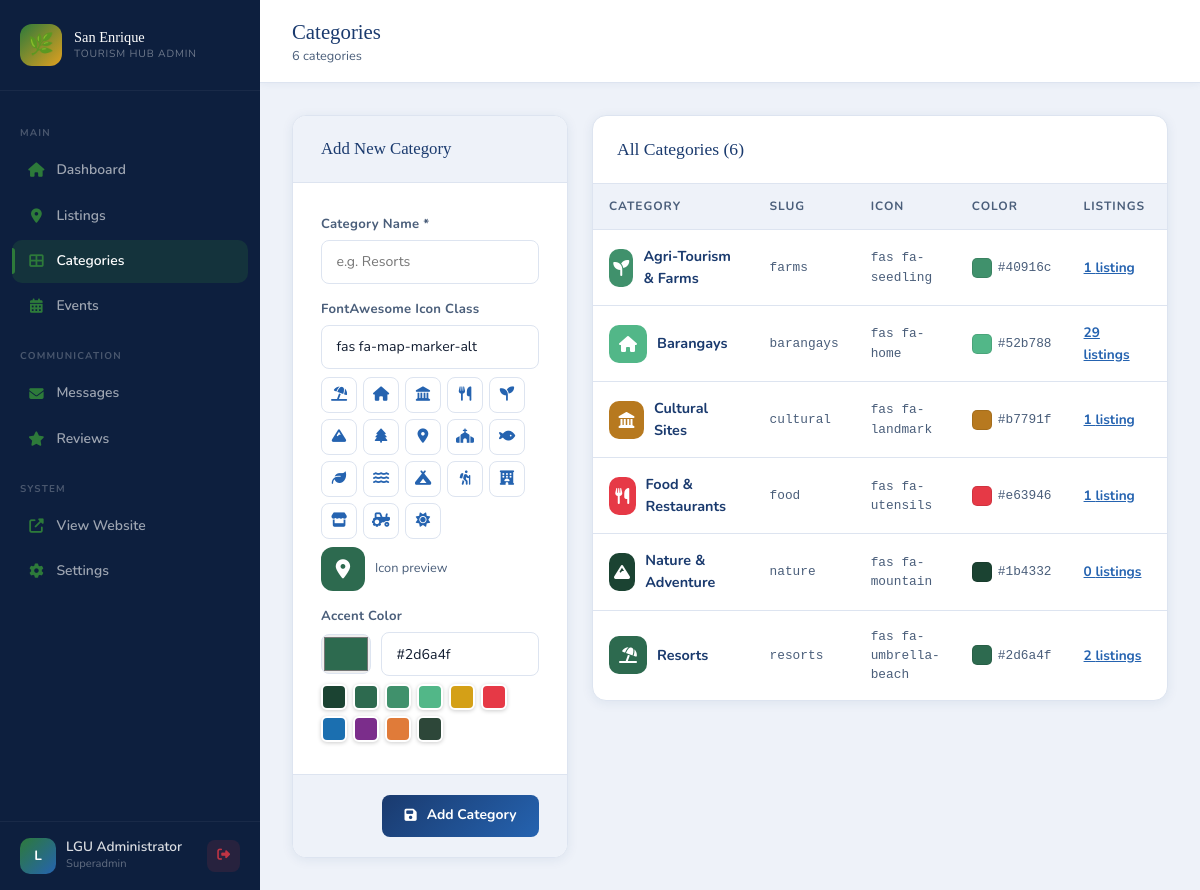
The app's page /admin/categories.php (signed in) with its own data.
### tables this page shows
CREATE TABLE IF NOT EXISTS categories (
    id INT AUTO_INCREMENT PRIMARY KEY,
    name VARCHAR(100) NOT NULL,
    slug VARCHAR(100) NOT NULL UNIQUE,
    icon VARCHAR(50) DEFAULT 'fas fa-map-marker-alt',
    color VARCHAR(20) DEFAULT '#2d6a4f',
    created_at TIMESTAMP DEFAULT CURRENT_TIMESTAMP
);

### includes/auth.php (called while the page is built, shortened)
<?php
function currentAdmin()
{
    return [
        'id' => $_SESSION['admin_id'] ?? null,
        'name' => $_SESSION['admin_name'] ?? '',
        'role' => $_SESSION['admin_role'] ?? '',
        'username' => $_SESSION['admin_username'] ?? ''
    ];
}
?>

### admin/categories.php (the view, shortened to what this page needs)
<?php
$admin = currentAdmin();
$db = getDB();
$editCat = null;
$categories = $db->query("SELECT c.*, COUNT(l.id) as listing_count FROM categories c LEFT JOIN listings l ON c.id=l.category_id GROUP BY c.id ORDER BY c.name")->fetch_all(MYSQLI_ASSOC);
$iconSuggestions = [
  'fas fa-umbrella-beach',
  'fas fa-home',
  'fas fa-landmark',
  'fas fa-utensils',
  'fas fa-seedling',
  'fas fa-mountain',
  'fas fa-tree',
  'fas fa-map-marker-alt',
  'fas fa-church',
  'fas fa-fish',
  'fas fa-leaf',
  'fas fa-water',
  'fas fa-campground',
  'fas fa-hiking',
  'fas fa-hotel',
  'fas fa-store',
  'fas fa-tractor',
  'fas fa-sun'
];
?>
<!DOCTYPE html>
<html lang="en">
<head>
  <link rel="stylesheet" href="https://cdnjs.cloudflare.com/ajax/libs/font-awesome/6.4.0/css/all.min.css">
  <link href="https://cdn.jsdelivr.net/npm/bootstrap@5.3.0/dist/css/bootstrap.min.css" rel="stylesheet">
  <link rel="stylesheet" href="../assets/css/admin.css">
</head>
<body>
  <aside class="admin-sidebar" id="adminSidebar">
    <div class="sidebar-brand">
      <div class="brand-logo">🌿</div>
      <div>
        <div class="brand-text">San Enrique</div>
        <div class="brand-sub">Tourism Hub Admin</div>
      </div>
    </div>
    <nav class="sidebar-nav">
      <div class="nav-section-label">Main</div>
      <a href="dashboard.php" class="admin-nav-link"><i class="fas fa-home"></i> Dashboard</a>
      <a href="listings.php" class="admin-nav-link"><i class="fas fa-map-marker-alt"></i> Listings</a>
      <a href="categories.php" class="admin-nav-link active"><i class="fas fa-th-large"></i> Categories</a>
      <a href="events.php" class="admin-nav-link"><i class="fas fa-calendar-alt"></i> Events</a>
      <div class="nav-section-label">Communication</div>
      <a href="messages.php" class="admin-nav-link">
        <i class="fas fa-envelope"></i> Messages
      </a>
      <a href="reviews.php" class="admin-nav-link"><i class="fas fa-star"></i> Reviews</a>
      <div class="nav-section-label">System</div>
      <a href="../index.php" target="_blank" class="admin-nav-link"><i class="fas fa-external-link-alt"></i> View
        Website</a>
      <a href="settings.php" class="admin-nav-link"><i class="fas fa-cog"></i> Settings</a>
    </nav>
    <div class="sidebar-footer">
      <div class="sidebar-user">
        <div class="user-avatar"><?= strtoupper(substr($admin['name'], 0, 1)) ?></div>
        <div>
          <div class="user-name"><?= htmlspecialchars($admin['name']) ?></div>
          <div class="user-role"><?= ucfirst($admin['role']) ?></div>
        </div>
        <a href="logout.php" class="btn-logout"><i class="fas fa-sign-out-alt"></i></a>
      </div>
    </div>
  </aside>
  <div class="admin-content">
    <div class="admin-topbar">
      <div>
        <span class="topbar-title">Categories</span>
        <div class="topbar-breadcrumb"><?= count($categories) ?> categories</div>
      </div>
    </div>
    <div class="admin-main">
      <div class="row g-4">
        <div class="col-lg-4">
          <div class="admin-form-card">
            <div class="admin-form-header">
              <div style="font-family:'Playfair Display',serif;font-size:1.05rem;color:var(--primary);">
                <?= $editCat ? 'Edit Category' : 'Add New Category' ?>
              </div>
            </div>
            <form method="POST" action="categories.php">
              <div class="admin-form-body" style="display:flex;flex-direction:column;gap:1rem;">
                <div>
                  <label class="admin-label">Category Name *</label>
                  <input type="text" name="name" class="admin-input" required
                    value="<?= htmlspecialchars($editCat['name'] ?? '') ?>" placeholder="e.g. Resorts">
                </div>
                <div>
                  <label class="admin-label">FontAwesome Icon Class</label>
                  <input type="text" name="icon" id="iconInput" class="admin-input"
                    value="<?= htmlspecialchars($editCat['icon'] ?? 'fas fa-map-marker-alt') ?>"
                    placeholder="fas fa-umbrella-beach">
                  <div style="display:flex;flex-wrap:wrap;gap:6px;margin-top:8px;">
                    <?php foreach ($iconSuggestions as $ico): ?>
                      <button type="button" onclick="setIcon('<?= $ico ?>')" title="<?= $ico ?>"
                        style="width:36px;height:36px;border-radius:8px;border:1.5px solid var(--border);background:white;cursor:pointer;font-size:0.9rem;color:var(--primary-mid);transition:all 0.2s;"
                        onmouseover="this.style.borderColor='var(--accent)';this.style.background='var(--accent-pale)'"
                        onmouseout="this.style.borderColor='var(--border)';this.style.background='white'">
                        <i class="<?= $ico ?>"></i>
                      </button>
                    <?php endforeach; ?>
                  </div>
                  <div style="margin-top:8px;display:flex;align-items:center;gap:10px;">
                    <div id="iconPreview"
                      style="width:44px;height:44px;border-radius:12px;background:var(--primary);display:flex;align-items:center;justify-content:center;color:white;font-size:1.2rem;">
                      <i class="<?= htmlspecialchars($editCat['icon'] ?? 'fas fa-map-marker-alt') ?>"
                        id="previewIcon"></i>
                    </div>
                    <span style="font-size:0.8rem;color:var(--text-muted);">Icon preview</span>
                  </div>
                </div>
                <div>
                  <label class="admin-label">Accent Color</label>
                  <div style="display:flex;align-items:center;gap:10px;">
                    <input type="color" name="color" id="colorPicker"
                      value="<?= htmlspecialchars($editCat['color'] ?? '#2d6a4f') ?>"
                      style="width:50px;height:40px;border:1.5px solid var(--border);border-radius:8px;cursor:pointer;padding:2px;">
                    <input type="text" id="colorText" class="admin-input" style="flex:1;"
                      value="<?= htmlspecialchars($editCat['color'] ?? '#2d6a4f') ?>" placeholder="#2d6a4f"
                      oninput="syncColor(this.value)">
                  </div>
                  <div style="display:flex;gap:6px;margin-top:8px;flex-wrap:wrap;">
                    <?php foreach (['#1b4332', '#2d6a4f', '#40916c', '#52b788', '#d4a017', '#e63946', '#1b6fb0', '#7b2d8b', '#e07b39', '#2d4739'] as $c): ?>
                      <button type="button" onclick="setColor('<?= $c ?>')"
                        style="width:26px;height:26px;border-radius:6px;background:<?= $c ?>;border:2px solid white;cursor:pointer;box-shadow:0 1px 4px rgba(0,0,0,0.2);"
                        title="<?= $c ?>"></button>
                    <?php endforeach; ?>
                  </div>
                </div>
              </div>
              <div class="admin-form-footer">
                <button type="submit" class="btn-admin-primary">
                  <i class="fas fa-save me-1"></i> <?= $editCat ? 'Update' : 'Add Category' ?>
                </button>
              </div>
            </form>
          </div>
        </div>
        <div class="col-lg-8">
          <div class="admin-table-wrap">
            <div class="admin-table-header">
              <div class="admin-table-title">All Categories (<?= count($categories) ?>)</div>
            </div>
            <div style="overflow-x:auto;">
              <table class="admin-table">
                <thead>
                  <tr>
                    <th>Category</th>
                    <th>Slug</th>
                    <th>Icon</th>
                    <th>Color</th>
                    <th>Listings</th>
                    <th>Actions</th>
                  </tr>
                </thead>
                <tbody>
                  <?php foreach ($categories as $cat): ?>
                    <tr>
                      <td>
                        <div style="display:flex;align-items:center;gap:10px;">
                          <div
                            style="width:38px;height:38px;border-radius:10px;background:<?= htmlspecialchars($cat['color']) ?>;display:flex;align-items:center;justify-content:center;color:white;font-size:1rem;">
                            <i class="<?= htmlspecialchars($cat['icon']) ?>"></i>
                          </div>
                          <span
                            style="font-weight:700;color:var(--primary);font-size:0.9rem;"><?= htmlspecialchars($cat['name']) ?></span>
                        </div>
                      </td>
                      <td style="font-size:0.8rem;color:var(--text-muted);font-family:monospace;">
                        <?= htmlspecialchars($cat['slug']) ?></td>
                      <td style="font-size:0.8rem;color:var(--text-muted);font-family:monospace;">
                        <?= htmlspecialchars($cat['icon']) ?></td>
                      <td>
                        <div style="display:flex;align-items:center;gap:6px;">
                          <div
                            style="width:20px;height:20px;border-radius:5px;background:<?= htmlspecialchars($cat['color']) ?>;border:1px solid rgba(0,0,0,0.1);">
                          </div>
                          <span
                            style="font-size:0.8rem;color:var(--text-muted);font-family:monospace;"><?= htmlspecialchars($cat['color']) ?></span>
                        </div>
                      </td>
                      <td>
                        <a href="../explore.php?category=<?= htmlspecialchars($cat['slug']) ?>" target="_blank"
                          style="font-size:0.85rem;font-weight:700;color:var(--primary-mid);">
                          <?= $cat['listing_count'] ?> listing<?= $cat['listing_count'] != 1 ? 's' : '' ?>
                        </a>
                      </td>
                      <td>
                      </td>
                    </tr>
                  <?php endforeach; ?>
                </tbody>
              </table>
            </div>
          </div>
        </div>
      </div>
    </div>
  </div>
</body>
</html>

### records on screen
categories: name "Agri-Tourism & Farms", slug "farms", icon "fas fa-seedling", color "#40916c", listing_count "1"
categories: name "Barangays", slug "barangays", icon "fas fa-home", color "#52b788", listing_count "29"
categories: name "Cultural Sites", slug "cultural", icon "fas fa-landmark", color "#b7791f", listing_count "1"
categories: name "Food & Restaurants", slug "food", icon "fas fa-utensils", color "#e63946", listing_count "1"
categories: name "Nature & Adventure", slug "nature", icon "fas fa-mountain", color "#1b4332", listing_count "0"
categories: name "Resorts", slug "resorts", icon "fas fa-umbrella-beach", color "#2d6a4f", listing_count "2"

### other values on screen
substr($admin['name'], 0, 1) "L"
$admin['name'] "LGU Administrator"
$admin['role'] "Superadmin"
count($categories) "6"
